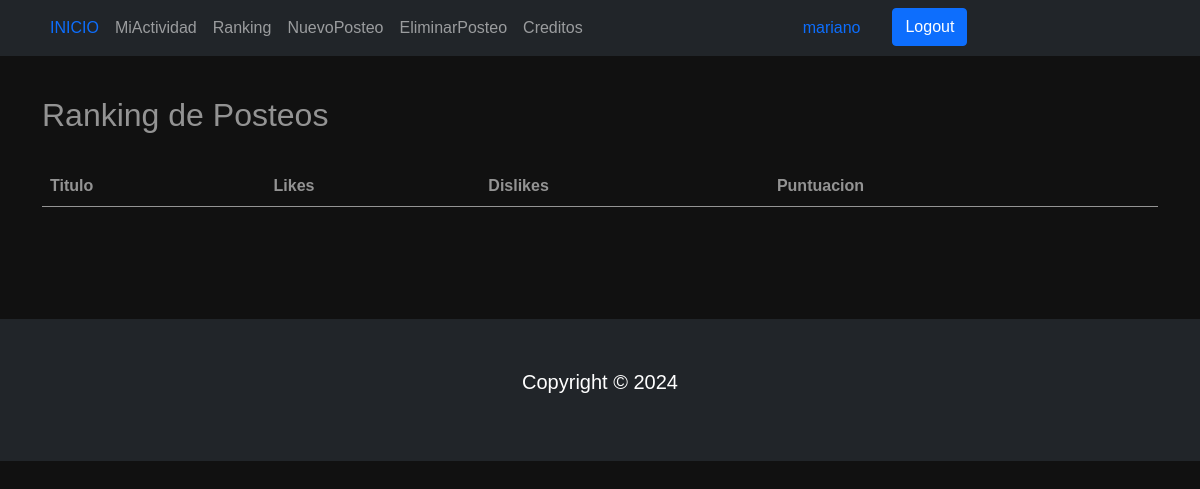
Page /posteoEstadisticas/ (signed in) on the earlier database version.
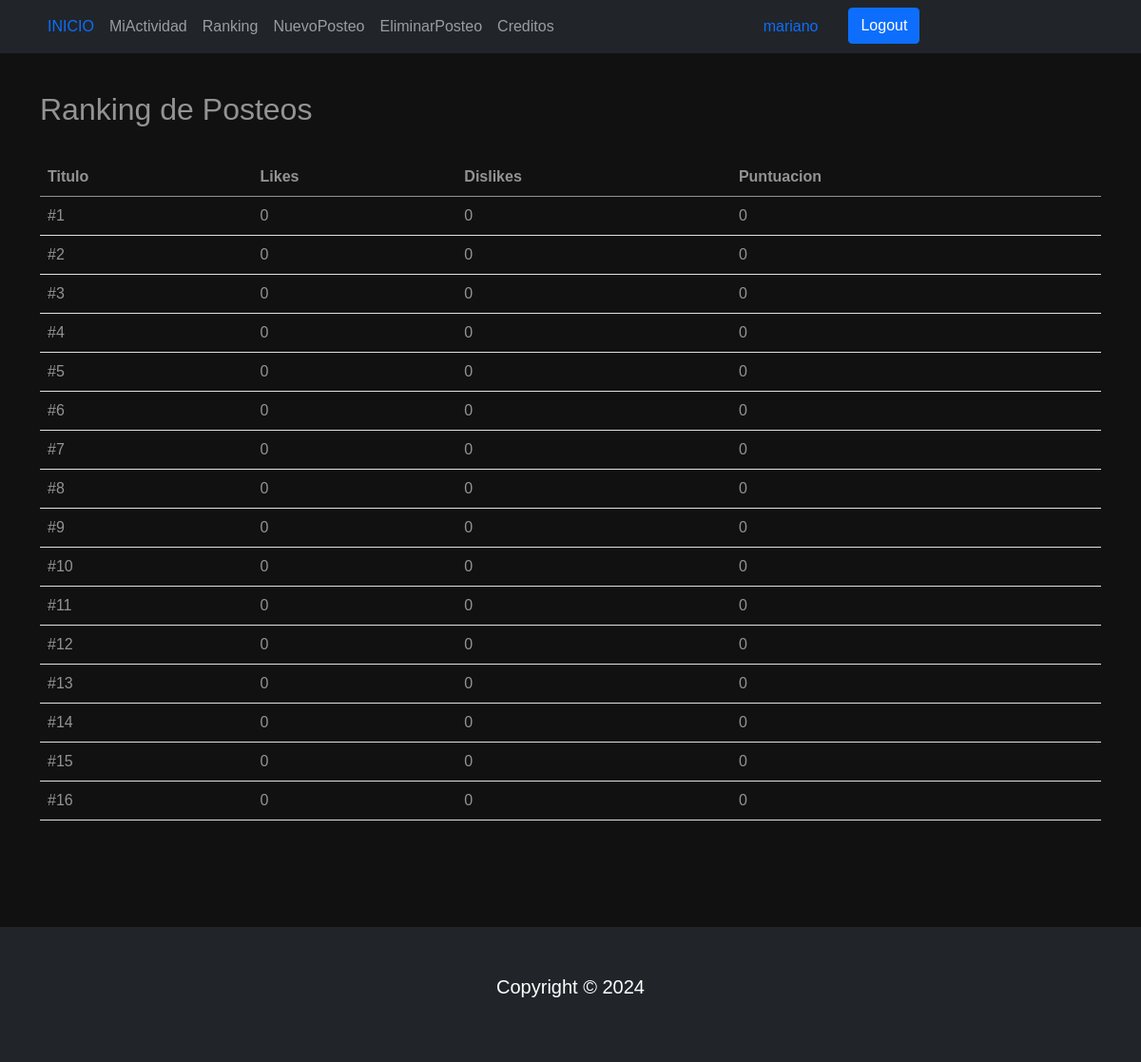
Same page on the later database version.
### AppBlog/models.py (models this page shows, shortened)
class Post(models.Model):
    title = models.CharField(max_length=200)
    description = models.TextField()
    created_at = models.DateTimeField(auto_now_add=True)
    updated_at = models.DateTimeField(auto_now=True)
    imagen = models.ImageField(null=True, blank=True, upload_to="imagenes/")

### AppBlog/views.py (the view)
# urls.py: path('posteoEstadisticas/', posteo_estadisticas, name='posteo_estadisticas'),
@staff_member_required
def posteo_estadisticas(request):
    posteos = Post.objects.annotate(
        likes=Count('favoritos', filter=Q(favoritos__interaction=Favoritos.LIKE)),
        dislikes=Count('favoritos', filter=Q(favoritos__interaction=Favoritos.DISLIKE)),
        puntuacion=ExpressionWrapper(
            Count('favoritos', filter=Q(favoritos__interaction=Favoritos.LIKE)) - Count('favoritos', filter=Q(favoritos__interaction=Favoritos.DISLIKE)),
            output_field=IntegerField()
        )
    ).order_by('-puntuacion')
    context = {
        'posteos': posteos
    }
    return render(request, 'posteo_estadisticas.html', context)

### AppBlog/templates/posteo_estadisticas.html
{% extends 'home.html' %} {% load static %} {% block content %}
<br />
<br />
<div class="container mt-5">
  <h1>Ranking de Posteos</h1>
  <br />
  <table class="table">
    <thead>
      <tr>
        <th>Titulo</th>
        <th>Likes</th>
        <th>Dislikes</th>
        <th>Puntuacion</th>
      </tr>
    </thead>
    <tbody>
      {% for posteo in posteos %}
      <tr>
        <td>{{ posteo.title }}</td>
        <td>{{ posteo.likes }}</td>
        <td>{{ posteo.dislikes }}</td>
        <td>{{ posteo.puntuacion }}</td>
      </tr>
      {% endfor %}
    </tbody>
  </table>
</div>
<br />
<br />
<br />
<br />
{% endblock %}

Differences in the rows shown:
added Post: title "#1", likes "0", dislikes "0", puntuacion "0"
added Post: title "#2", likes "0", dislikes "0", puntuacion "0"
added Post: title "#3", likes "0", dislikes "0", puntuacion "0"
added Post: title "#4", likes "0", dislikes "0", puntuacion "0"
added Post: title "#5", likes "0", dislikes "0", puntuacion "0"
added Post: title "#6", likes "0", dislikes "0", puntuacion "0"
added Post: title "#7", likes "0", dislikes "0", puntuacion "0"
added Post: title "#8", likes "0", dislikes "0", puntuacion "0"
added Post: title "#9", likes "0", dislikes "0", puntuacion "0"
added Post: title "#10", likes "0", dislikes "0", puntuacion "0"
added Post: title "#11", likes "0", dislikes "0", puntuacion "0"
added Post: title "#12", likes "0", dislikes "0", puntuacion "0"
added Post: title "#13", likes "0", dislikes "0", puntuacion "0"
added Post: title "#14", likes "0", dislikes "0", puntuacion "0"
added Post: title "#15", likes "0", dislikes "0", puntuacion "0"
added Post: title "#16", likes "0", dislikes "0", puntuacion "0"
